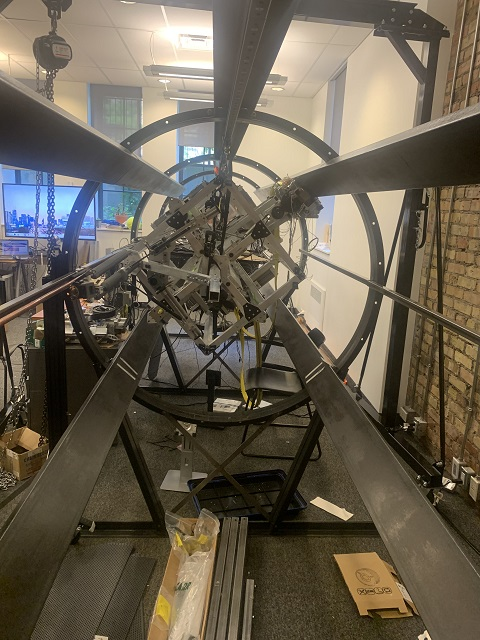
#> input picture Images/IMG_3891.JPG, 480 x 640 px, given in place of IMG_3894.JPG, which was not available; the run also reads 1 picture not shown here
$ python templateMatching.py
#> lines starting #> are read from the running program, lines starting #| are printed output that depends on the picture; after the words box and inside, x2 and y2 are one past the last pixel; in counts of white or black regions, pixels touching at a corner belong together; pictures that were not available may be replaced by others from this repository, and a replacement may not be noted
import cv2 as cv
import numpy as np
from matplotlib import pyplot as plt
img_rgb = cv.imread('IMG_3894.JPG')
#> img_rgb is the input picture: shape (640, 480, 3); mean B, G, R 80.9, 96.5, 105.4
img_rgb=cv.resize(img_rgb,(480,640))
img_gray = cv.cvtColor(img_rgb, cv.COLOR_BGR2GRAY)
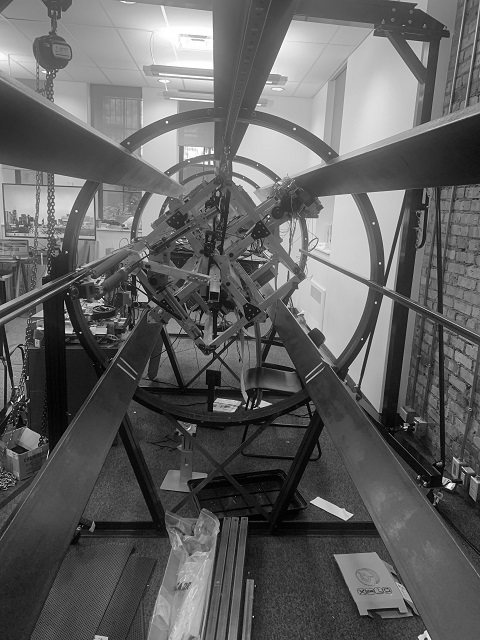
#> img_gray: shape (640, 480); min 0, max 255, mean 97.3
template = cv.imread('needle.jpg',0)
#> template = 73 rows, first 8: [217, 212, 209], [207, 199, 192], [183, 178, 173], [171, 170, 170], [173, 173, 173], [172, 172, 173], [172, 172, 173], [174, 173, 170]
w, h = template.shape[::-1]
#> w = 3; h = 73
res = cv.matchTemplate(img_gray,template,cv.TM_CCOEFF_NORMED)
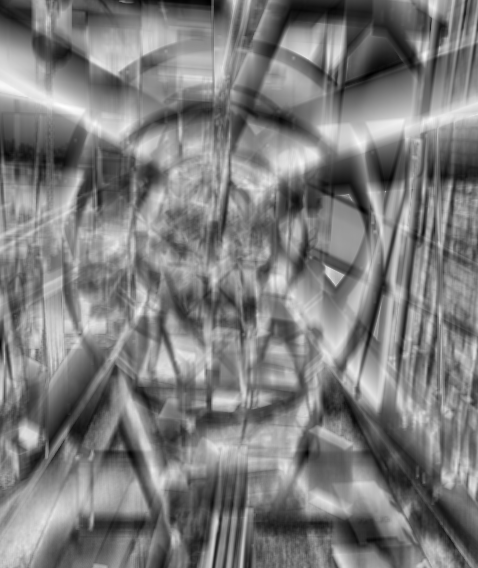
#> res: shape (568, 478) float32; min -0.92, max 0.971, mean 0.00705; drawn with min black and max white
res_8=(res*255).astype(np.uint8)
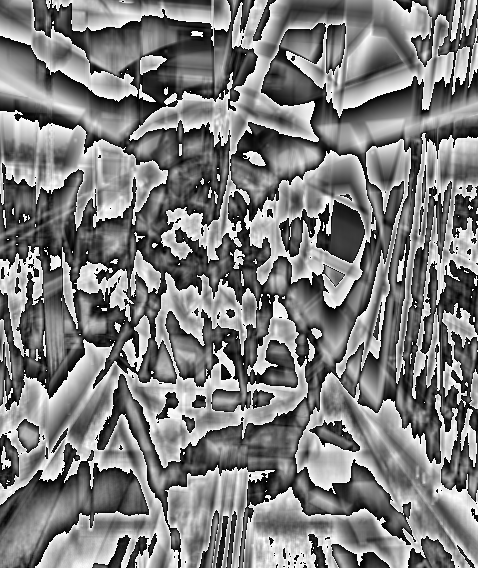
#> res_8: shape (568, 478); min 0, max 255, mean 125
ret,res_thresh = cv.threshold(res_8,200,255*1,cv.THRESH_BINARY)
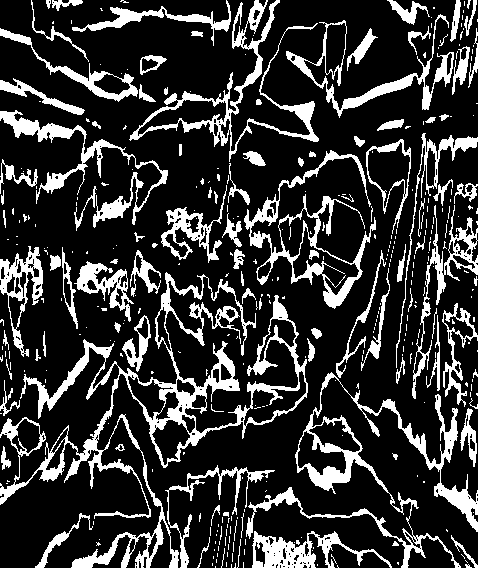
#> res_thresh: shape (568, 478); 20.5% white; 374 white regions (272 under 20 px), largest, box (x1, y1, x2, y2) and area: (0, 272, 308, 568) 12011, (246, 372, 478, 568) 5755, (129, 0, 319, 162) 3688
res_blur=(cv.GaussianBlur(res_thresh,(5,5),0))

edges = cv.Canny(res_blur, 50, 150)
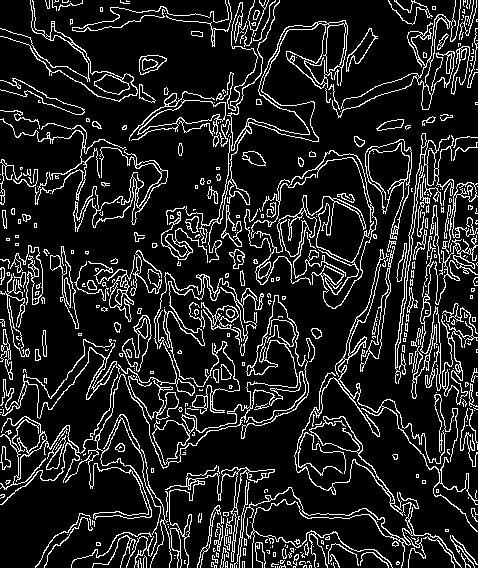
#> edges: shape (568, 478); 13.4% white in thin lines or dots

lines = cv.HoughLinesP(edges, 1,np.pi / 200, 20, np.array([]),100, 15)
#> lines = 49 rows, first 6: [395, 376, 432, 82], [225, 353, 319, 219], [425, 384, 447, 212], [443, 290, 456, 187], [266, 196, 476, 406], [364, 191, 477, 196]

if lines is not None:
    for line in lines:
        for x1, y1, x2, y2 in line:
            cv.line(img_rgb, (x1, y1), (x2, y2), (0, 255, 0), 2)
#> this loop made 49 passes
#> line on passes 1 to 12: [[395, 376, 432, 82]], [[225, 353, 319, 219]], [[425, 384, 447, 212]], [[443, 290, 456, 187]], [[266, 196, 476, 406]], [[364, 191, 477, 196]], [[402, 373, 427, 143]], [[471, 182, 473, 291]], [[162, 233, 278, 207]], [[174, 360, 308, 213]], [[4, 487, 110, 443]], [[204, 274, 307, 362]]
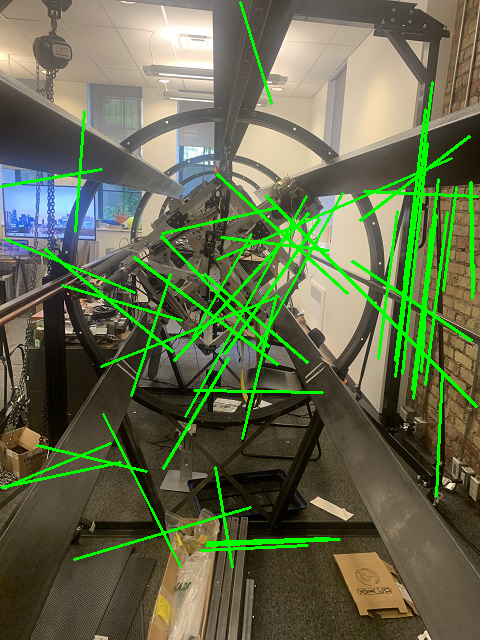
#> img_rgb: shape (640, 480, 3); 6.62% of pixels changed, all inside (x1, y1, x2, y2) = (0, 1, 479, 569)

cv.imshow('res',res_blur)
cv.imshow("bera",res_8)
cv.imshow('edges',edges)
cv.imshow("hello",res)
threshold = 0.7
loc = np.where( res >= threshold)
#> loc = 4244 positions, rows 1 to 560, columns 0 to 477
for pt in zip(*loc[::-1]):
    cv.rectangle(img_rgb, pt, (pt[0] + w, pt[1] + h), (0,0,255), 2)
#> this loop made 4244 passes
#> pt on passes 1 to 3: (430, 1), (429, 2), (430, 2)
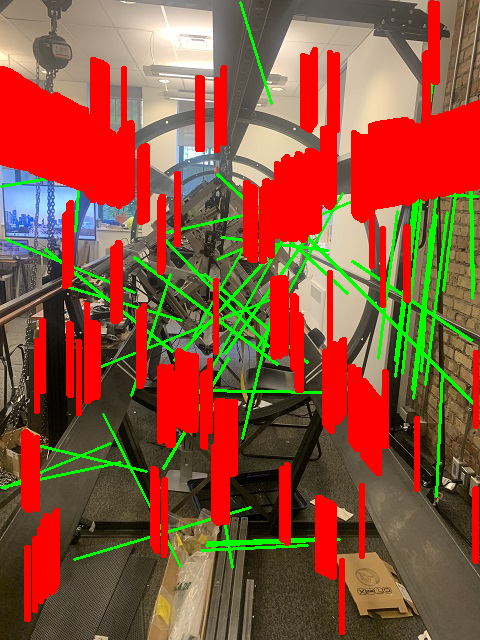
#> img_rgb: shape (640, 480, 3); mean B, G, R 59, 82.9, 140.4
cv.imshow('res.png',img_rgb)
cv.waitKey()
cv.destroyAllWindows()
